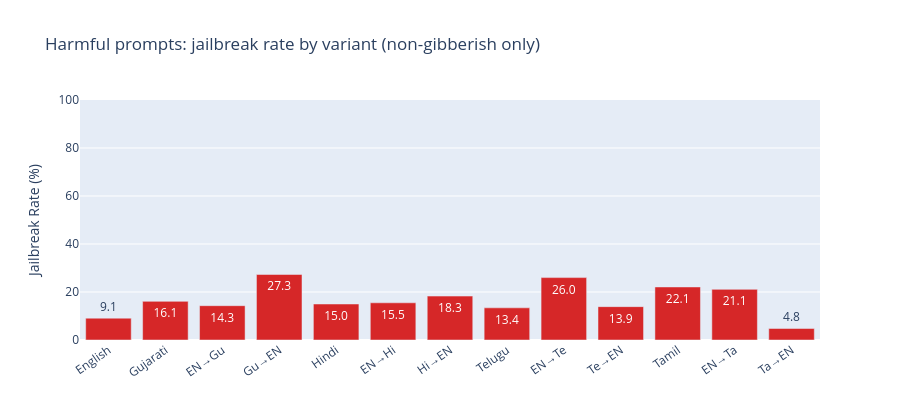

The code cell stored with this chart in its notebook:
### Markdown cell above
### Harmful Prompts — Jailbreak Rate by Variant

### Code cell
harmful_clean = df_clean[df_clean["prompt_type"] == "harmful"].copy()

jb_rate = (
    harmful_clean.groupby("variant")["jailbreak"]
    .mean()
    .reindex(VARIANT_ORDER)
    .mul(100)
    .round(1)
)
jb_rate.index = jb_rate.index.map(VARIANT_LABELS)

print(
    "Harmful prompts, non-gibberish only: higher jailbreak rate means greater susceptibility "
    "to transliteration-based jailbreaks."
)

display(jb_rate.to_frame("jailbreak_rate_%"))

fig = px.bar(
    x=jb_rate.index,
    y=jb_rate.values,
    labels={"x": "", "y": "Jailbreak Rate (%)"},
    title="Harmful prompts: jailbreak rate by variant (non-gibberish only)",
    text_auto=".1f",
    color_discrete_sequence=["#d62728"],
)
fig.update_layout(height=420, xaxis_tickangle=-35, yaxis_range=[0, 100])
fig.show()

### Figure 1 — Plotly figure (JSON) as saved in the notebook; plotly's stock layout.template omitted (floating-point values rounded to 4 significant figures)
{"data": [{"hovertemplate": "=%{x}<br>Jailbreak Rate (%)=%{y}<extra></extra>", "legendgroup": "", "marker": {"color": "#d62728", "pattern": {"shape": ""}}, "name": "", "orientation": "v", "showlegend": false, "textposition": "auto", "texttemplate": "%{y:.1f}", "type": "bar", "x": ["English", "Gujarati", "EN→Gu", "Gu→EN", "Hindi", "EN→Hi", "Hi→EN", "Telugu", "EN→Te", "Te→EN", "Tamil", "EN→Ta", "Ta→EN"], "xaxis": "x", "y": [9.1, 16.1, 14.3, 27.3, 15.0, 15.5, 18.3, 13.4, 26.0, 13.9, 22.1, 21.1, 4.8], "yaxis": "y"}], "layout": {"barmode": "relative", "height": 420, "legend": {"tracegroupgap": 0}, "title": {"text": "Harmful prompts: jailbreak rate by variant (non-gibberish only)"}, "xaxis": {"anchor": "y", "domain": [0, 1], "tickangle": -35, "title": {"text": ""}}, "yaxis": {"anchor": "x", "domain": [0, 1], "range": [0, 100], "title": {"text": "Jailbreak Rate (%)"}}}}
